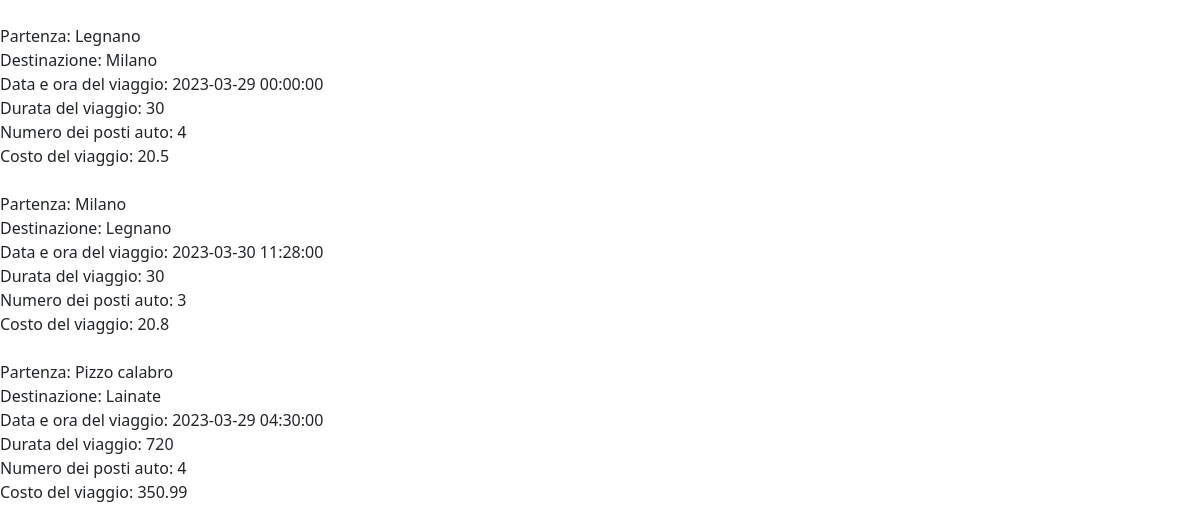
Page /public/home.php on the committed database.
### tables this page shows
CREATE TABLE IF NOT EXISTS `viaggi` (
  `id` int(11) NOT NULL AUTO_INCREMENT,
  `partenza` varchar(100) NOT NULL,
  `destinazione` varchar(100) NOT NULL,
  `dt_viaggio` datetime NOT NULL,
  `durata` int(11) NOT NULL,
  `n_posti` int(11) NOT NULL,
  `importo` double NOT NULL,
  `id_autista` int(11) NOT NULL,
  PRIMARY KEY (`id`),
  KEY `id_autista` (`id_autista`),
  CONSTRAINT `viaggi_ibfk_1` FOREIGN KEY (`id_autista`) REFERENCES `autisti` (`id`)
);

### public/home.php (the view, shortened to what this page needs)
<!DOCTYPE html>
<html lang="en">
<head>
    <link href="https://cdn.jsdelivr.net/npm/bootstrap@5.3.0-alpha2/dist/css/bootstrap.min.css" rel="stylesheet">
</head>
<body>
    <?php
        require_once('../config/db_connection.php');
        $sql="SELECT * FROM viaggi";
        $result=$conn->query($sql);
        while($row=$result->fetch_assoc()) {
            echo "<br/>";
            echo "Partenza: ".$row['partenza']."<br/>";
            echo "Destinazione: ".$row['destinazione']."<br/>";
            echo "Data e ora del viaggio: ".$row['dt_viaggio']."<br/>";
            echo "Durata del viaggio: ".$row['durata']."<br/>";
            echo "Numero dei posti auto: ".$row['n_posti']."<br/>";
            echo "Costo del viaggio: ".$row['importo']."<br/>";
        }
    ?>
</body>
</html>

### rows in the picture
viaggi: partenza "Legnano", destinazione "Milano", dt_viaggio "2023-03-29 00:00:00", durata "30", n_posti "4", importo "20.5"
viaggi: partenza "Milano", destinazione "Legnano", dt_viaggio "2023-03-30 11:28:00", durata "30", n_posti "3", importo "20.8"
viaggi: partenza "Pizzo calabro", destinazione "Lainate", dt_viaggio "2023-03-29 04:30:00", durata "720", n_posti "4", importo "350.99"
